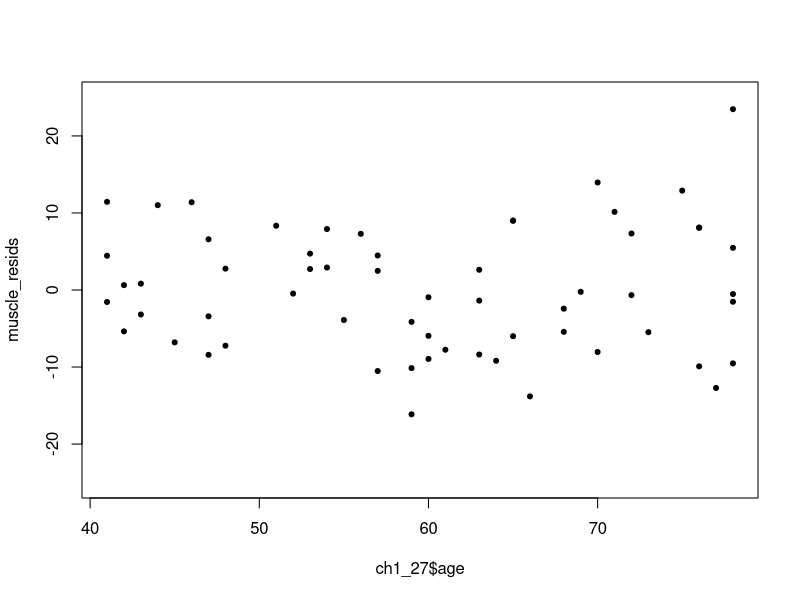
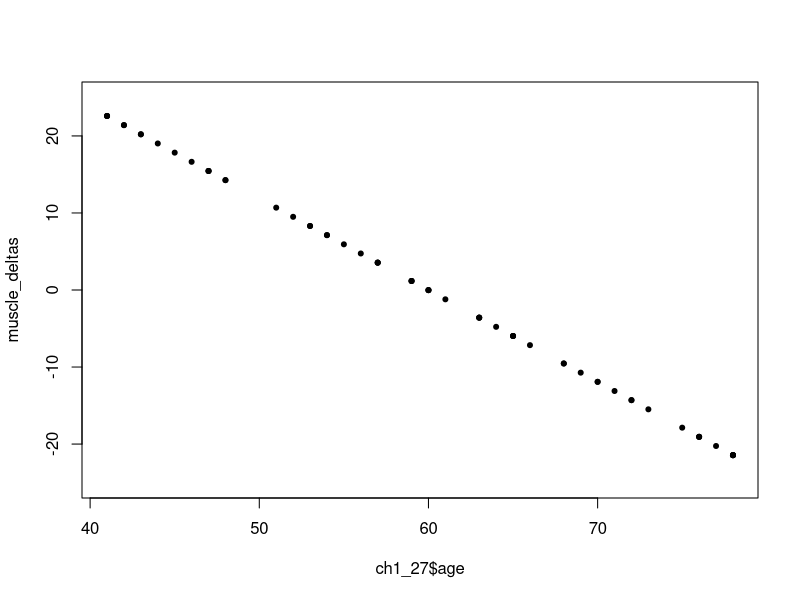
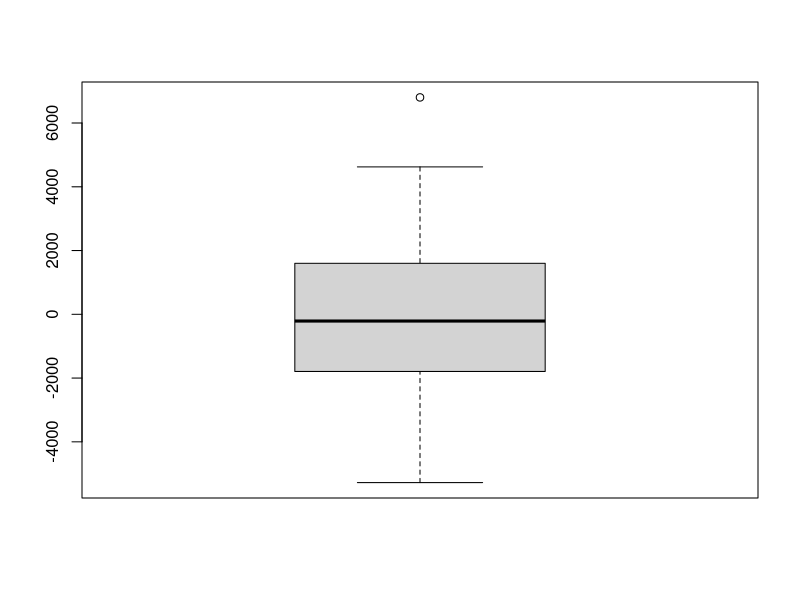
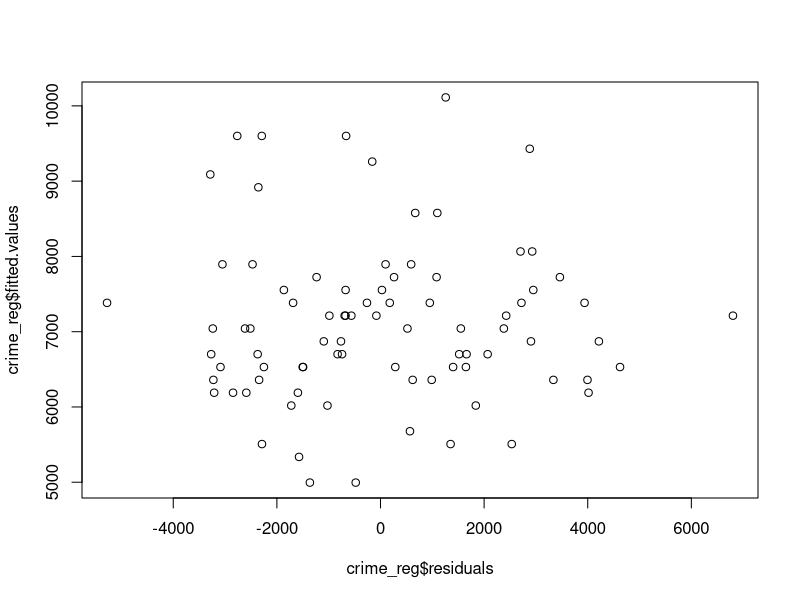
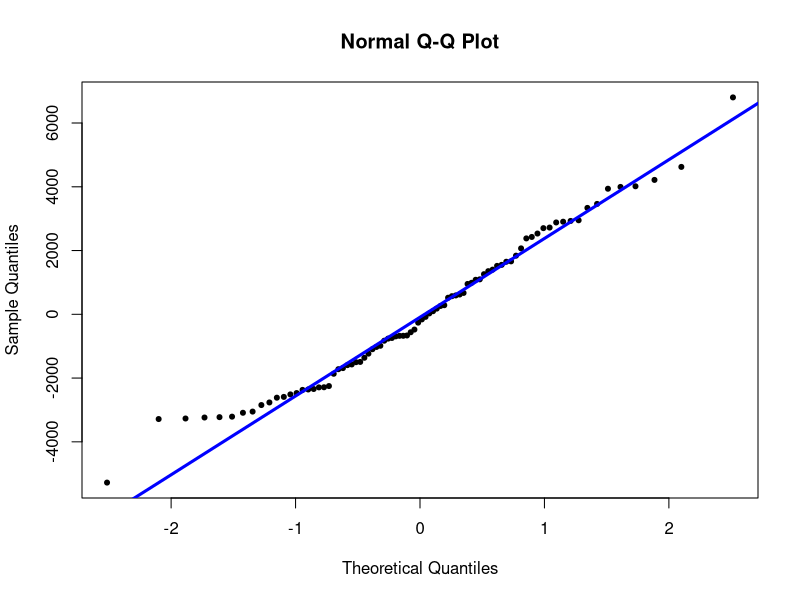
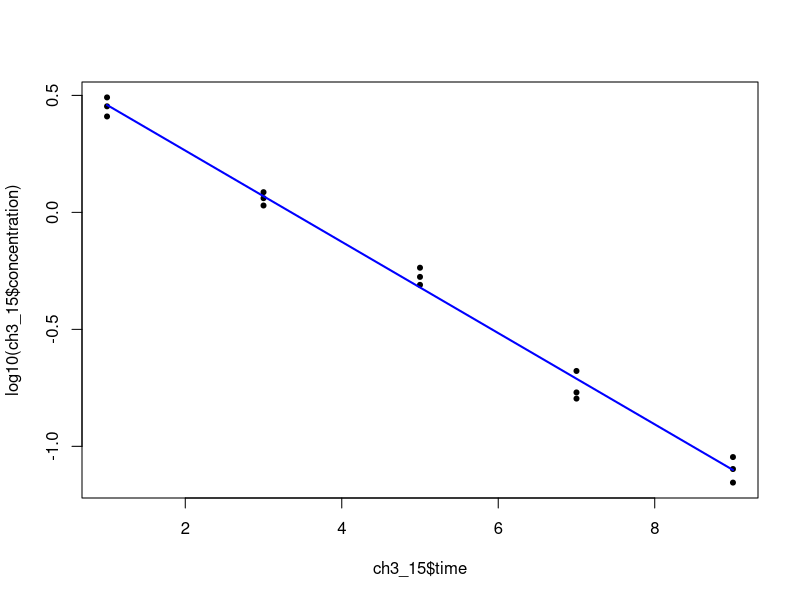
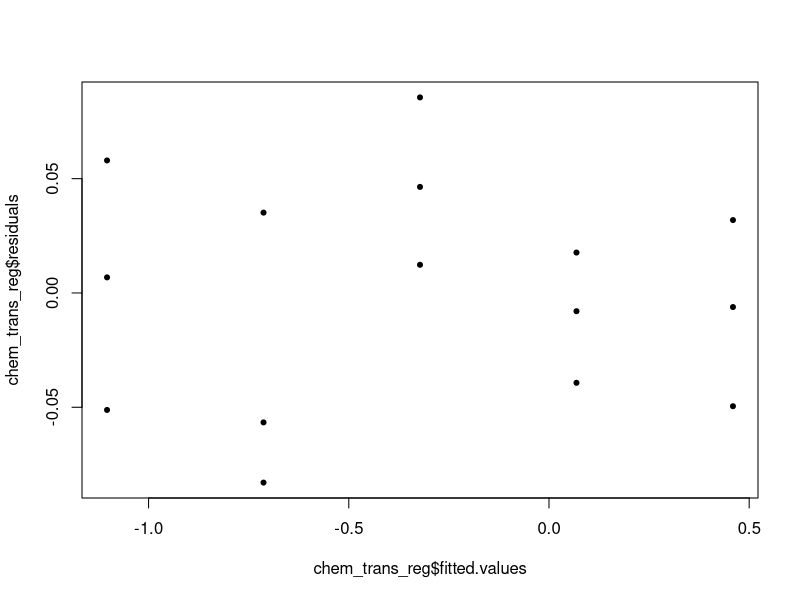
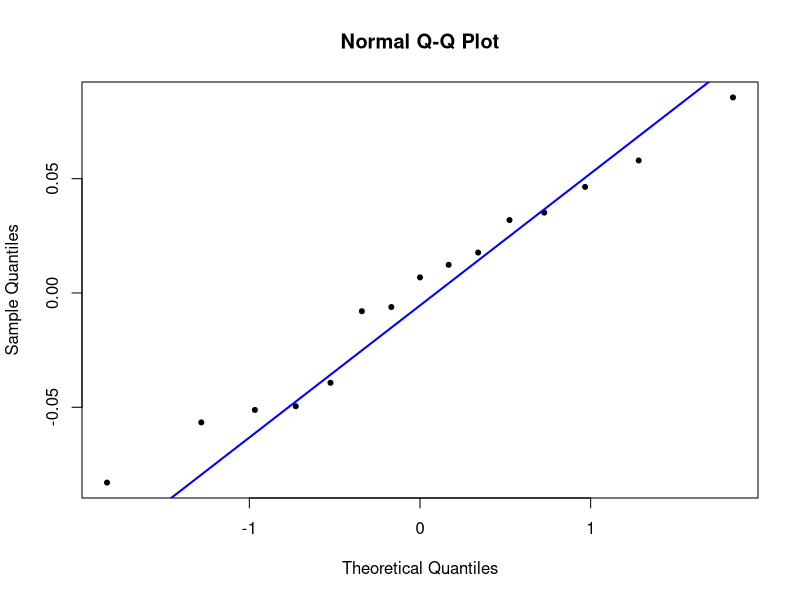

Write R code to recreate these figures, in order.
## ---- chunk 1
# setup datasets

ch1_27 <- read.table("CH01PR27.txt")
colnames(ch1_27) <- c("muscle_mass", "age")
ch1_28 <- read.table("CH01PR28.txt")
colnames(ch1_28) <- c("crime", "diploma_percent")
ch3_15 <- read.table("CH03PR15.txt")
colnames(ch3_15) <- c("concentration", "time")
## ---- chunk 2
muscle_reg <- lm(muscle_mass ~ age, data = ch1_27)
muscle_resids <- muscle_reg$residuals
muscle_deltas <- muscle_reg$fitted.values - mean(ch1_27$muscle_mass)
## ---- chunk 3
plot(x = ch1_27$age, y = muscle_resids, pch=20, ylim = c(-25,25))
## ---- chunk 4
plot(x = ch1_27$age, y = muscle_deltas, pch=20, ylim = c(-25,25))
## ---- chunk 5
muscle_reg |> anova()
## ---- chunk 6
crime_reg <- lm(crime ~ diploma_percent, data = ch1_28)
crime_reg |> summary()
## ---- chunk 7
confint(crime_reg, level=.99)
## ---- chunk 8
crime_reg |> anova()
## ---- chunk 9
crime_reg_r <- lm(crime ~ 1, data = ch1_28)
anova(crime_reg_r, crime_reg)
## ---- chunk 10
stem(ch1_28$diploma_percent)
## ---- chunk 11
boxplot(crime_reg$residuals)
## ---- chunk 12
plot(crime_reg$residuals, crime_reg$fitted.values)
## ---- chunk 13
my.pts <- qqnorm(crime_reg$residuals, pch=20)
my.pts
qqline(crime_reg$residuals, col = "blue", lwd=3)
## ---- chunk 14
cor(my.pts$x, my.pts$y)
## ---- chunk 15
chem_reg <- lm(concentration ~ time, data = ch3_15)
chem_reg |> summary()
## ---- chunk 16
chem_reg_f <- lm(concentration ~ factor(time), data = ch3_15)
chem_reg_r <- lm(concentration ~ 1, data = ch3_15)

anova(chem_reg_r, chem_reg_f)
## ---- chunk 17
chem_trans_reg <- lm(log10(concentration) ~ time, data = ch3_15)
chem_trans_reg |> summary()
## ---- chunk 18
x <- c(1:9)
y <- .654 - (.195*x)

plot(x=ch3_15$time, y=log10(ch3_15$concentration), pch=20)
lines(x,y, type = 'l', col = "blue", lwd=2)
## ---- chunk 19
plot(x=chem_trans_reg$fitted.values, y=chem_trans_reg$residuals, pch=20)

## ---- chunk 20
qqnorm(chem_trans_reg$residuals, pch=20)
qqline(chem_trans_reg$residuals, col = "blue", lwd=2)
